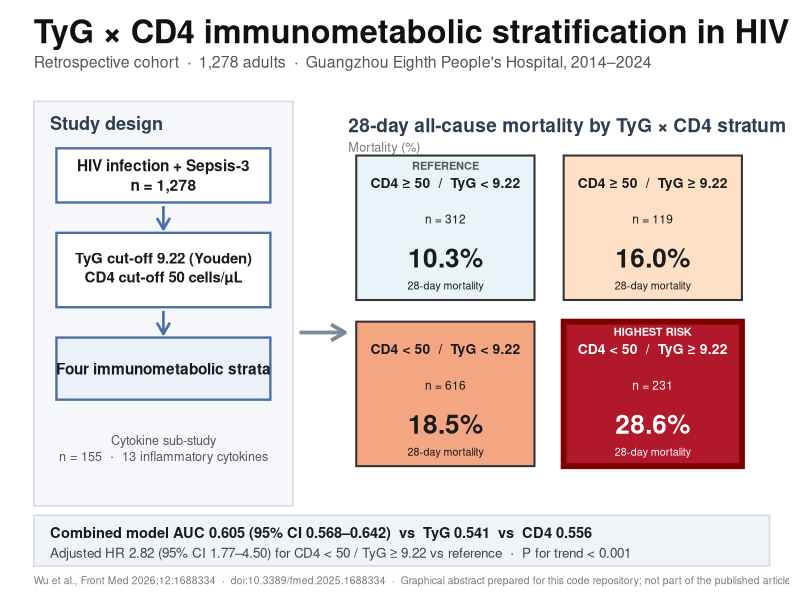

Reproduce this figure in R.
# ============================================================
# 生成图形摘要（Graphical Abstract）
# 用法（在仓库根目录）：Rscript tools/make_graphical_abstract.R
# 输出：figures/graphical-abstract.png
#
# 说明：本文发表于 Frontiers in Medicine，原文没有独立图形摘要。
# 本图根据论文 Table 1 / Table 3 / Table 4 的结果重新绘制，
# 仅用于代码仓库展示，不是出版社正式图形摘要。
# ============================================================

suppressPackageStartupMessages(library(ggplot2))

root <- normalizePath(".")
out_dir <- file.path(root, "figures")
dir.create(out_dir, showWarnings = FALSE, recursive = TRUE)

# ---- 数据（来自论文 Table 1 / Table 3 / Table 4）---------------------------
strata <- data.frame(
  cd4 = rep(c("CD4 ≥ 50", "CD4 < 50"), each = 2),
  tyg = rep(c("TyG < 9.22", "TyG ≥ 9.22"), times = 2),
  n = c(312, 119, 616, 231),
  mortality = c(10.3, 16.0, 18.5, 28.6),
  x = c(6.7, 9.9, 6.7, 9.9),
  y = c(5.0, 5.0, 2.7, 2.7),
  stringsAsFactors = FALSE
)

strata$fill <- c(
  "10.3" = "#E8F4F8",
  "16"   = "#FDE0C5",
  "18.5" = "#F4A582",
  "28.6" = "#B2182B"
)[as.character(strata$mortality)]

strata$text_col <- ifelse(strata$mortality >= 25, "white", "#1A1A1A")
strata$badge <- ifelse(
  strata$mortality == max(strata$mortality), "HIGHEST RISK",
  ifelse(strata$mortality == min(strata$mortality), "REFERENCE", "")
)
strata$badge_col <- ifelse(strata$mortality == max(strata$mortality), "white", "#555555")

box_w <- 2.75
box_h <- 2.00

# ---- 绘图 -----------------------------------------------------------------
p <- ggplot() +
  # 画布背景
  annotate("rect", xmin = 0, xmax = 12, ymin = 0, ymax = 8,
           fill = "white", colour = NA) +

  # 标题
  annotate("text", x = 0.35, y = 7.72,
           label = "TyG × CD4 immunometabolic stratification in HIV-associated sepsis",
           hjust = 0, size = 8.2, fontface = "bold", colour = "#111111") +
  annotate("text", x = 0.35, y = 7.30,
           label = "Retrospective cohort  ·  1,278 adults  ·  Guangzhou Eighth People's Hospital, 2014–2024",
           hjust = 0, size = 4.0, colour = "#555555") +

  # 左侧设计面板
  annotate("rect", xmin = 0.35, xmax = 4.35, ymin = 1.15, ymax = 6.75,
           fill = "#F5F7FA", colour = "#D9DEE5", linewidth = 0.6) +
  annotate("text", x = 0.60, y = 6.45, label = "Study design",
           hjust = 0, size = 4.6, fontface = "bold", colour = "#2C3E50") +

  # 流程框 1
  annotate("rect", xmin = 0.70, xmax = 4.00, ymin = 5.35, ymax = 6.10,
           fill = "white", colour = "#4A6FA5", linewidth = 0.8) +
  annotate("text", x = 2.35, y = 5.73,
           label = "HIV infection + Sepsis-3\nn = 1,278",
           size = 3.9, fontface = "bold", colour = "#1A1A1A", lineheight = 1.05) +

  # 箭头 1
  annotate("segment", x = 2.35, xend = 2.35, y = 5.30, yend = 4.98,
           arrow = arrow(length = unit(0.13, "inches")),
           linewidth = 0.9, colour = "#4A6FA5") +

  # 流程框 2
  annotate("rect", xmin = 0.70, xmax = 4.00, ymin = 3.90, ymax = 4.93,
           fill = "white", colour = "#4A6FA5", linewidth = 0.8) +
  annotate("text", x = 2.35, y = 4.45,
           label = "TyG cut-off 9.22 (Youden)\nCD4 cut-off 50 cells/µL",
           size = 3.8, fontface = "bold", colour = "#1A1A1A", lineheight = 1.05) +

  # 箭头 2
  annotate("segment", x = 2.35, xend = 2.35, y = 3.85, yend = 3.53,
           arrow = arrow(length = unit(0.13, "inches")),
           linewidth = 0.9, colour = "#4A6FA5") +

  # 流程框 3
  annotate("rect", xmin = 0.70, xmax = 4.00, ymin = 2.62, ymax = 3.48,
           fill = "#EAF1F8", colour = "#4A6FA5", linewidth = 0.8) +
  annotate("text", x = 2.35, y = 3.05,
           label = "Four immunometabolic strata",
           size = 3.9, fontface = "bold", colour = "#1A1A1A") +

  # 细胞因子亚组
  annotate("text", x = 2.35, y = 1.95,
           label = "Cytokine sub-study\nn = 155  ·  13 inflammatory cytokines",
           size = 3.2, colour = "#555555", lineheight = 1.05) +

  # 左右连接箭头
  annotate("segment", x = 4.45, xend = 5.15, y = 3.55, yend = 3.55,
           arrow = arrow(length = unit(0.16, "inches")),
           linewidth = 1.3, colour = "#7A8A9A") +

  # 右侧标题
  annotate("text", x = 5.20, y = 6.42,
           label = "28-day all-cause mortality by TyG × CD4 stratum",
           hjust = 0, size = 4.8, fontface = "bold", colour = "#2C3E50") +
  annotate("text", x = 5.20, y = 6.12,
           label = "Mortality (%)",
           hjust = 0, size = 3.2, colour = "#777777") +

  # 四个分层框
  geom_rect(data = strata,
            aes(xmin = x - box_w / 2, xmax = x + box_w / 2,
                ymin = y - box_h / 2, ymax = y + box_h / 2,
                fill = fill),
            colour = "#333333", linewidth = 0.7) +
  scale_fill_identity() +

  # 高风险框加粗边框
  annotate("rect", xmin = 9.9 - box_w / 2, xmax = 9.9 + box_w / 2,
           ymin = 2.7 - box_h / 2, ymax = 2.7 + box_h / 2,
           fill = NA, colour = "#7F0000", linewidth = 2.0) +

  # 分层文字
  geom_text(data = strata,
            aes(x = x, y = y + 0.62, label = paste0(cd4, "  /  ", tyg)),
            size = 3.5, fontface = "bold", colour = strata$text_col) +
  geom_text(data = strata,
            aes(x = x, y = y + 0.12, label = paste0("n = ", n)),
            size = 3.0, colour = strata$text_col) +
  geom_text(data = strata,
            aes(x = x, y = y - 0.42, label = sprintf("%.1f%%", mortality)),
            size = 6.6, fontface = "bold", colour = strata$text_col) +
  geom_text(data = strata,
            aes(x = x, y = y - 0.80, label = "28-day mortality"),
            size = 2.7, colour = strata$text_col) +
  geom_text(data = subset(strata, badge == "HIGHEST RISK"),
            aes(x = x, y = y + 0.86, label = badge),
            size = 2.8, fontface = "bold", colour = "white") +
  geom_text(data = subset(strata, badge == "REFERENCE"),
            aes(x = x, y = y + 0.86, label = badge),
            size = 2.8, fontface = "bold", colour = "#555555") +

  # 底部结果条
  annotate("rect", xmin = 0.35, xmax = 11.70, ymin = 0.32, ymax = 1.02,
           fill = "#F0F3F7", colour = "#D9DEE5", linewidth = 0.6) +
  annotate("text", x = 0.60, y = 0.78,
           label = "Combined model AUC 0.605 (95% CI 0.568–0.642)  vs  TyG 0.541  vs  CD4 0.556",
           hjust = 0, size = 3.7, fontface = "bold", colour = "#1A1A1A") +
  annotate("text", x = 0.60, y = 0.50,
           label = "Adjusted HR 2.82 (95% CI 1.77–4.50) for CD4 < 50 / TyG ≥ 9.22 vs reference  ·  P for trend < 0.001",
           hjust = 0, size = 3.4, colour = "#444444") +

  # 脚注
  annotate("text", x = 0.35, y = 0.12,
           label = "Wu et al., Front Med 2026;12:1688334  ·  doi:10.3389/fmed.2025.1688334  ·  Graphical abstract prepared for this code repository; not part of the published article.",
           hjust = 0, size = 2.6, colour = "#777777") +

  coord_cartesian(xlim = c(0, 12), ylim = c(0, 8), expand = FALSE) +
  theme_void() +
  theme(plot.background = element_rect(fill = "white", colour = NA),
        plot.margin = margin(8, 8, 8, 8))

ggsave(
  filename = file.path(out_dir, "graphical-abstract.png"),
  plot = p, width = 12, height = 8, dpi = 300, bg = "white"
)

cat("Saved:", file.path(out_dir, "graphical-abstract.png"), "\n")
